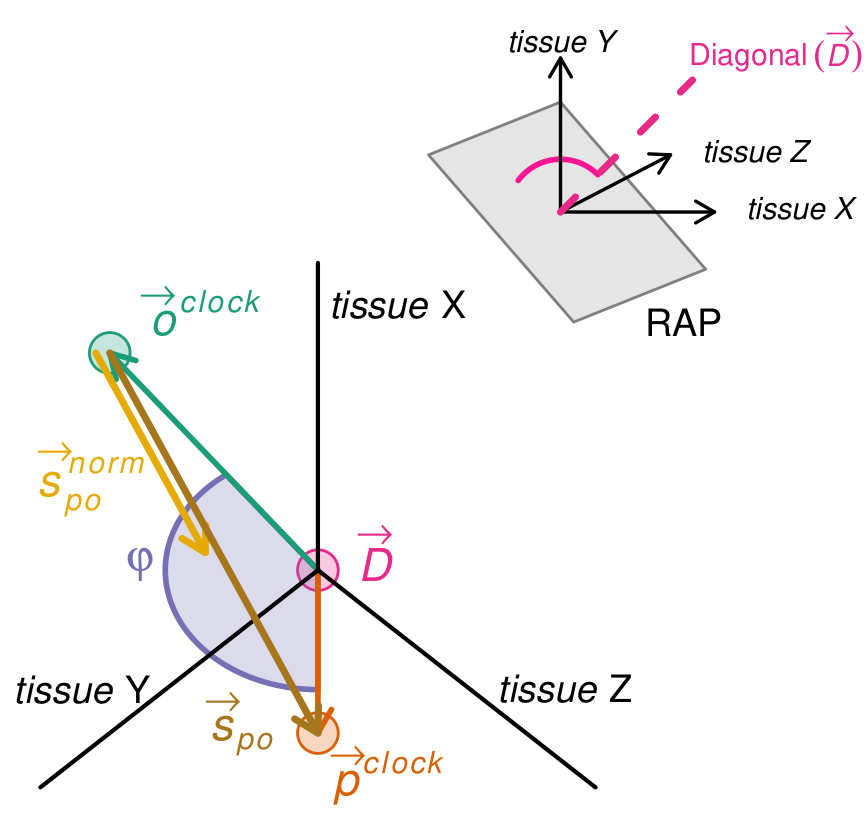

This chart was generated by the following R code:
require(circlize)
require(RColorBrewer)
require(latex2exp)

addAlpha <- function(col, alpha = .25) {
  apply(sapply(col, col2rgb) / 255, 2, function(x)
    rgb(x[1], x[2], x[3], alpha = alpha))
}

colors <- brewer.pal(7, "Dark2")
alpha.cols <- sapply(colors, addAlpha)

print(colors)
print(alpha.cols)
pdf('figure_1c.pdf', width=4, height=4)


plot(
  NA,
  pch = c(20, 18, 18),
  lwd = 2.5,
  cex = 3,
  xlim = c(0, 2.5),
  ylim = c(0, 2.5),
  axes = FALSE,
  xlab = '',
  ylab = ''
)

D <- c(1, 1)
p <- c(1, .25)
o <- c(.25, 2)
points(D[1], D[2], pch = 21, bg = alpha.cols[[4]], col = colors[[4]], cex = 2)
points(o[1], o[2], pch = 21, bg = alpha.cols[[1]], col = colors[[1]], cex = 2)
points(p[1], p[2], pch = 21, bg = alpha.cols[[2]], col = colors[[2]], cex = 2)

draw.sector(
  127,
  270,
  clock.wise = FALSE,
  center = c(1, 1),
  border = colors[[3]],
  col = alpha.cols[[3]],
  lwd = 2,
  rou1 = .55
)
# Base vectors coming from (0,0)
arrows(1,
       1,
       1,
       .25,
       col = colors[[2]],
       lwd = 2,
       length = .1)
arrows(1,
       1,
       .25,
       2,
       col = colors[[1]],
       lwd = 2,
       length = .1)

# Coordinate System
lines(c(1, 1), c(1, (1 + sqrt(2))), col = "black", lwd = 1.5)
lines(c(1, 2), c(1, 0), col = "black", lwd = 1.5)
lines(c(1, 0), c(1, 0), col = "black", lwd = 1.5)

# Comment: \\vec{} is not supported, therefore each arrow is created and placed manually
# Label for D vector
text(
  .9,
  1,
  label = TeX('$\\textit{D}$'),
  pos = 4,
  offset = 1.25,
  col = colors[[4]],
  cex = 1
)
# Arrow for D vector
text(
  .9 - .04,
  1 + .15,
  label = TeX('$\\rightarrow$'),
  pos = 4,
  offset = 1.25,
  col = colors[[4]],
  cex = .8
)

# # Label for o point
# text(
#   .25,
#   1.85,
#   label = TeX('$\\textit{o}$'),
#   pos = 3,
#   offset = 1.25,
#   col = colors[[1]],
#   cex = .8
# )

# # Arrow for o label
# text(
#   .25,
#   1.85 + 0.1,
#   label = TeX('$\\rightarrow$'),
#   pos = 3,
#   offset = 1.25,
#   col = colors[[1]],
#   cex = .8
# )

# # Label for p point
# text(
#   1.15,
#   .26,
#   label = TeX('$\\textit{p}$'),
#   pos = 1,
#   offset = .755,
#   col = colors[[2]],
#   cex = .8
# )

# # Arrow for p point
# text(
#   1.15,
#   .26 + 0.1,
#   label = TeX('$\\rightarrow$'),
#   pos = 1,
#   offset = .755,
#   col = colors[[2]],
#   cex = .8
# )

# phi label
text(
  .65,
  1,
  label = TeX('$\\varphi$'),
  pos = 2,
  offset = 1.25,
  col = colors[[3]],
  cex = 1
)

# Label for base vector p
text(
  .95 +0.3,
  .5,
  label = TeX('$\\textit{{p}^{clock}}$'),
  pos = 1,
  offset = 1.5,
  col = colors[[2]],
  cex = 1
)

# Arrow for vec p
text(
  .95 - 0.04,
  .45 - .32,
  label = TeX('$\\rightarrow$'),
  pos = 4,
  offset = .5,
  col = colors[[2]],
  cex = .8
)

# Label for base vector o
text(
  .4-0.2 ,
  1.85 + 0.3,
  label = TeX('$\\textit{{o}^{clock}}$'),
  pos = 4,
  offset = 1.0,
  col = colors[[1]],
  cex = 1
)

# Arrow for vec o
text(
  .4 -0.27,
  1.85 + .4,
  label = TeX('$\\rightarrow$'),
  pos = 4,
  offset = 1.0,
  col = colors[[1]],
  cex = .8
)

# Axes Labels
text(
  1.89,
  0.08,
  label = TeX('\\textit{tissue} Z'),
  pos = 3,
  offset = 1.25,
  cex = .8
)
text(
  1,
  2.2,
  label = TeX('\\textit{tissue} X'),
  pos = 4,
  offset = .2,
  cex = .8
)
text(
  .15,
  .35,
  label = TeX('\\textit{tissue} Y'),
  pos = 3,
  offset = .15,
  cex = .8
)

# Defining p and o to calc distance
p <- c(1, 0.25)
o <- c(0.25, 2)
diff_vec <- p - o
unit_vec <- diff_vec / sqrt(sum(diff_vec^2))

# Unit vector
arrows(o[1] - .05,
       o[2],
       o[1] + unit_vec[1] - .05,
       o[2] + unit_vec[2],
       col = colors[[6]],
       lwd = 2.5,
       lty = 1,
       length = 0.1)

# Label for unit vector
text(o[1] - .07,
     o[2] - .4,
     label = TeX('$\\textit{{s}_{po}^{norm}}$'),
     pos = 1,
     col = colors[[6]],
     cex = 1)

# Arrow for unit vector
text(o[1] - .2,
     o[2] - .3,
     label = TeX('$\\rightarrow$'),
     pos = 1,
     col = colors[[6]],
     cex = .8)

# difference vector
arrows(o[1],
       o[2],
       p[1],
       p[2],
       col = colors[[7]],
       lwd = 2.5,
       length = 0.1)

# Label for difference vector
text(
  p[1] + ((o[1] - p[1]) / 2) + .097,
  p[2] + ((o[2] - p[2]) / 2) - 1.1,
  label = TeX('$\\textit{{s}_{po}}$'),
  pos = 3,
  col = colors[[7]],
  cex = 1
)

# Arrow for difference vector
text(
  p[1] + ((o[1] - p[1]) / 2) + .03,
  p[2] + ((o[2] - p[2]) / 2) - .9,
  label = TeX('$\\rightarrow$'),
  pos = 3,
  col = colors[[7]],
  cex = .8
)

# -------- Inset: Viewing Geometry Schematic (top-right) --------
par(fig = c(0.5, 1, 0.65, 1), new = TRUE)
par(mar = c(0, 0, 0, 0))
plot(NA, xlim = c(-2, 6), ylim = c(-2, 6), asp = 1, axes = FALSE, xlab = "", ylab = "")

# Define points
origin <- c(1,1.5)
tissueX <- c(4.5, 1.5)
tissueY <- c(1, 5)
tissueZ <- c(3.5, 2.8)
diagonal <- c(4, 4.5)

# Draw RAP plane (parallelogram for 3D effect)
polygon(
  x = c(-2, 1, 4.3, 1.3),
  y = c(2.8, 4, 0.2, -1),
  border = "gray50",
  col = "gray90"
)

# Origin
# points(origin[1], origin[2], pch = 16)
# # Angle arc from X to diagonal

origin <- c(1, 1.5)

# angle 
theta <- seq(2.5, pi/4, length.out = 100)
# angle radius
r <- 1.2

# angle points
x_arc <- origin[1] + r * cos(theta)
y_arc <- origin[2] + r * sin(theta)

# Draw angle
lines(x_arc, y_arc, col = "deeppink", lwd = 2)

# # Axes arrows
arrows(origin[1], origin[2], tissueX[1], tissueX[2], length = 0.08, lwd = 1.2)
arrows(origin[1], origin[2], tissueY[1], tissueY[2], length = 0.08, lwd = 1.2)
arrows(origin[1], origin[2], tissueZ[1], tissueZ[2], length = 0.08, lwd = 1.2)
arrows(origin[1], origin[2], diagonal[1], diagonal[2], length = 0, lwd = 2.5, lty = 2, col=colors[[4]])

# # Labels
text(tissueX[1] + 0.1, tissueX[2], TeX("\\textit{tissue X}"), cex = 0.65, pos = 4)
text(tissueY[1], tissueY[2] - 0.5, TeX("\\textit{tissue Y}"), cex = 0.65, pos = 3)
text(tissueZ[1] + 0.1, tissueZ[2], TeX("\\textit{tissue Z}"), cex = 0.65, pos = 4)
text(diagonal[1] - 0.7, diagonal[2] + 0.5, "Diagonal", cex = 0.65, pos = 4, col=colors[[4]])
text(3.8, -1, "RAP", font = 1, cex = 0.8)

text(
  diagonal[1] + 1.2, diagonal[2] + 0.4,
  label = TeX('$\\textit{(D)}$'),
  pos = 4,
  offset = 1.25,
  col = colors[[4]],
  cex = 0.65
)
# Arrow for D vector
text(
  diagonal[1] + 1.3, diagonal[2] + 1,
  label = TeX('$\\rightarrow$'),
  pos = 4,
  offset = 1.25,
  col = colors[[4]],
  cex = 0.65
)

dev.off()
